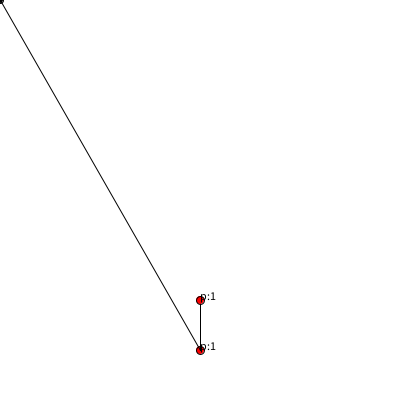
Frame 1 (no input)
Frame 60 (the mouse pressed at the canvas centre just before this capture): identical to frame 1, image omitted
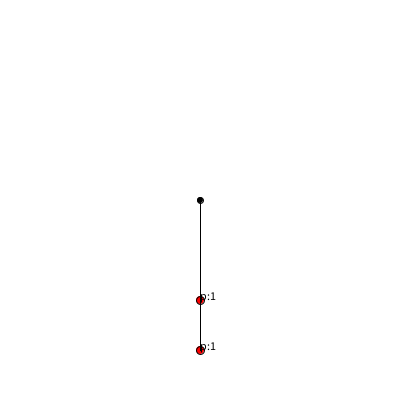
Frame 120 (the mouse held since frame 60 and released just before this capture)

The Processing sketch that drew these frames (run headless with seeded random() and noise(); from frame 60 on, the mouse is pressed at the canvas centre):

// Processing sketch: week14_5_ik_inverse_kinematics_part3
// ── week14_5_ik_inverse_kinematics_part3.pde
// week14_5_ik_inverse_kinematics_part3
// 用簡單的線段，來解真的 ID 的運算
void setup(){
  size(400, 400);
  for(int i=0; i<2; i++){ // 把頂點從下到上放好
    p[i] = new PVector(200, 350-50*i);
  }
}
PVector [] p = new PVector[2]; // 有2個頂點
void draw(){
  background(255);
  for(int i=0; i<2; i++){ // 用迴圈，畫點、畫字
  if(i>0) line(p[i-1].x, p[i-1].y, p[i].x, p[i].y);
    fill(255, 0, 0); // 紅色的圈圈
    ellipse(p[i].x, p[i].y, 8, 8);
    fill(0); // 黑色的字
    text("p:"+1,p[i].x, p[i].y); // 字往右一點點
  }
  ellipse(mouseX, mouseY, 6, 6); //滑鼠也有一個小點，要控制座標移動
  line(p[0].x, p[0].y, mouseX, mouseY);
}
